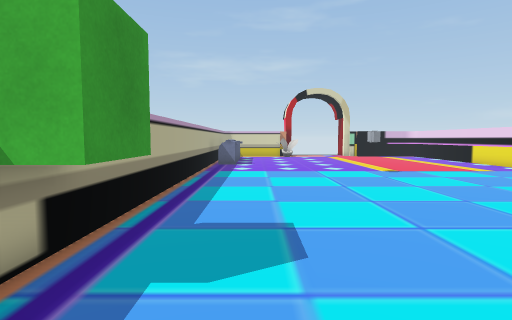
View 1 (above)

17 first-person views from a walk through a 3-D level made in the Unity game engine. The camera is 1.4 m above the floor, tilts 4° down and sees 80° across. Doors are open. The floor is counted in squares, 1 m on a side. Each view is taken from the middle of a square. On the plan, view 1 faces up. The plan holds only what a view shows up to about 14 squares ahead; the rest is blank. The player character is not drawn. Some animated figures are not drawn. Some surface patterns are stand-ins.

View 2
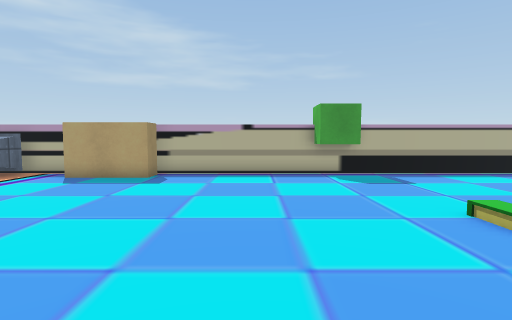

View 3
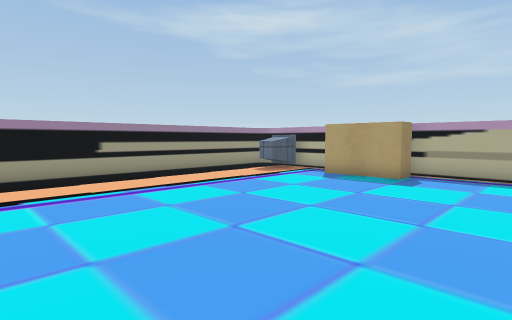

View 4
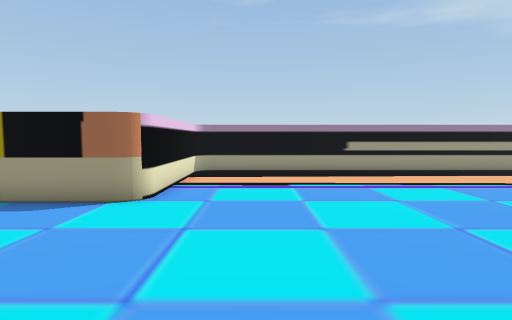

View 5
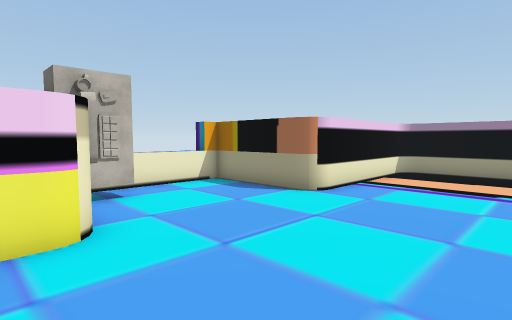

View 6
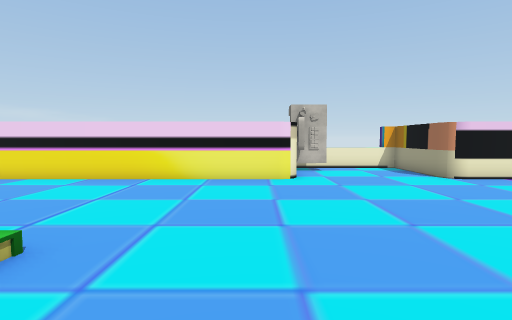

View 7
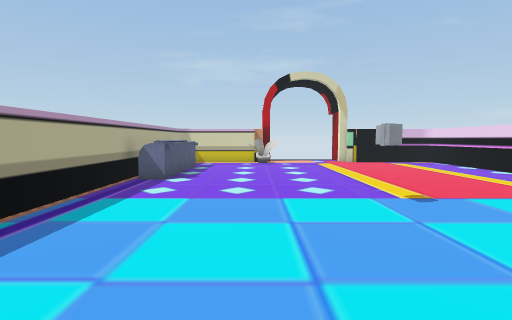

View 8
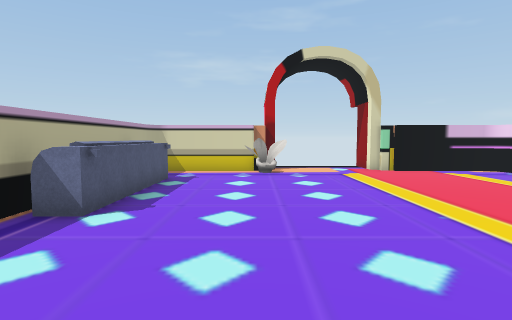

View 9
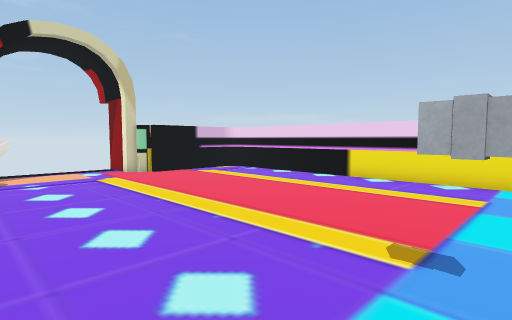

View 10
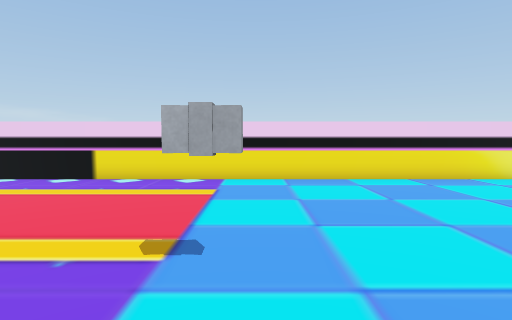

View 11
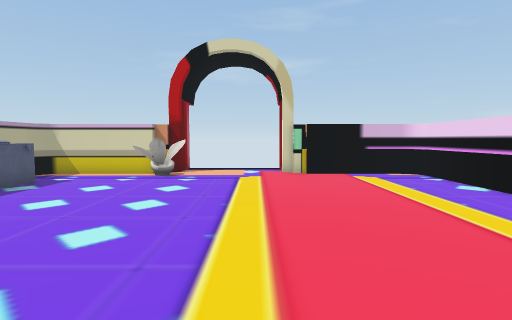

View 12
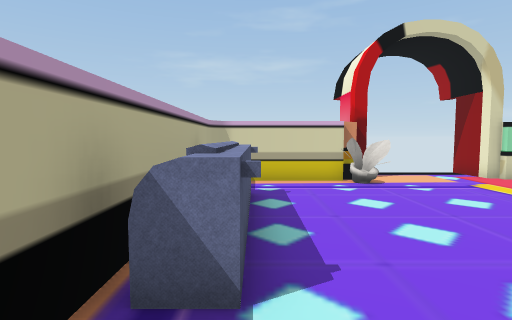

View 13
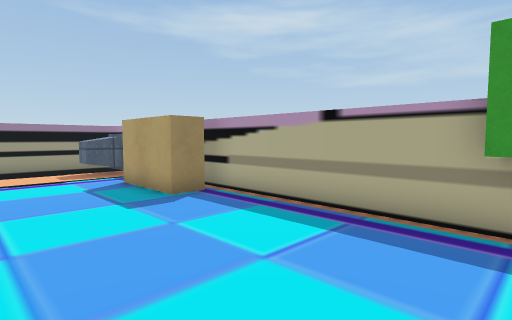

View 14
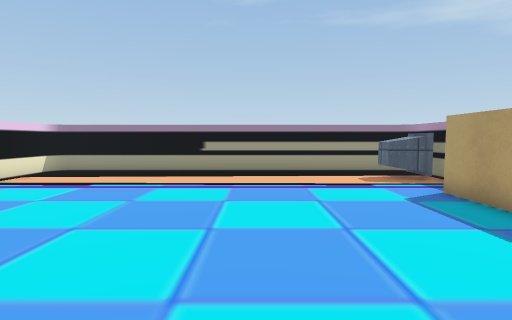

View 15
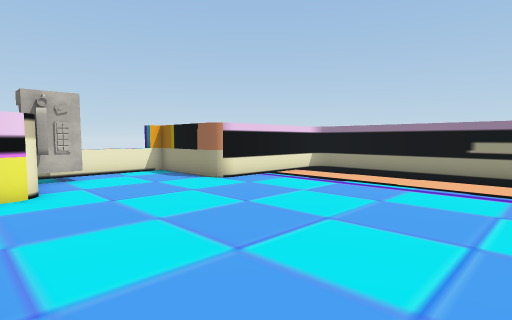

View 16
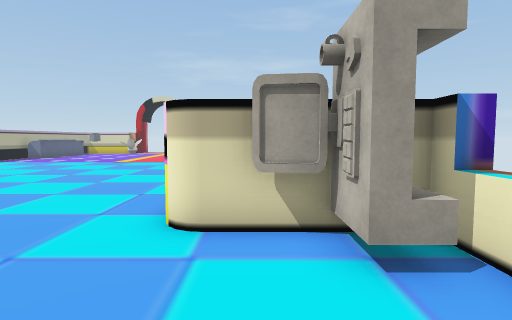

View 17
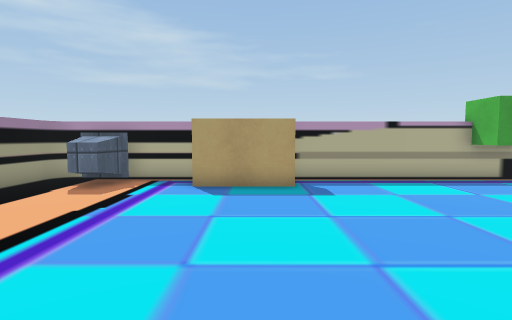

### Floor plan
Points are (right, up) in squares from view 1. A wall is a line through its corners. A room is listed if a view was taken in it or the views show most of it. See-through windows are left out.
Room 1 (views 1, 2, 3, 4, 5, 6, 7, 8, 9, 10, 11, 12, 13, 14, 15, 16, 17)
walls: (12.5, 0.1) (12.5, 23.5); (-2, -3.9) (-0.9, -3.9) (-0.9, -6.9); (15.4, -0.5) (13.1, -0.5); (13.1, -5.6) (16.6, -5.6) (16.6, -0.4); (-2.5, -7.1) (-2.5, -11.1); (2, 24.1) (-1.8, 24.1); (2.5, 24.4) (1.9, 24.4); (8.1, 24.4) (7.6, 24.4); (12.5, -11.1) (12.5, -6.2); (2.9, 24.6) (2.4, 24.6); (7.6, 24.6) (7.1, 24.6); (-2.5, 23.5) (-2.5, -4.8); (-1.9, -11.8) (11.8, -11.8); (11.9, 24.1) (8, 24.1)
ways out: opening at (4, 25); open door at (6, 25)
objects: other object (-2, -10) to (-1, -9); other object (-2, 3) to (-1, 4); other object (-2, 17) to (-1, 22); other object (2, 23) to (3, 24); other object (5, 12) to (5, 13); other object (14, -1); other object (16, -2) to (16, -1)

Where each view was taken, in squares from view 1:
view 1: 0 up, 0 right, facing up
view 2: 0 up, 10 right, facing left
view 3: 0 up, 10 right, facing down-left
view 4: 1 up, 10 right, facing down
view 5: 1 up, 8 right, facing down-right
view 6: 1 up, 2 right, facing right
view 7: 6 up, 2 right, facing up
view 8: 11 up, 2 right, facing up
view 9: 12 up, 2 right, facing up-right
view 10: 12 up, 2 right, facing right
view 11: 12 up, 6 right, facing up
view 12: 14 up, 1 left, facing up
view 13: 3 up, 3 right, facing down-left
view 14: 1 up, 4 right, facing down
view 15: 1 up, 4 right, facing down-right
view 16: 5 down, 14 right, facing up
view 17: 5 down, 8 right, facing left
